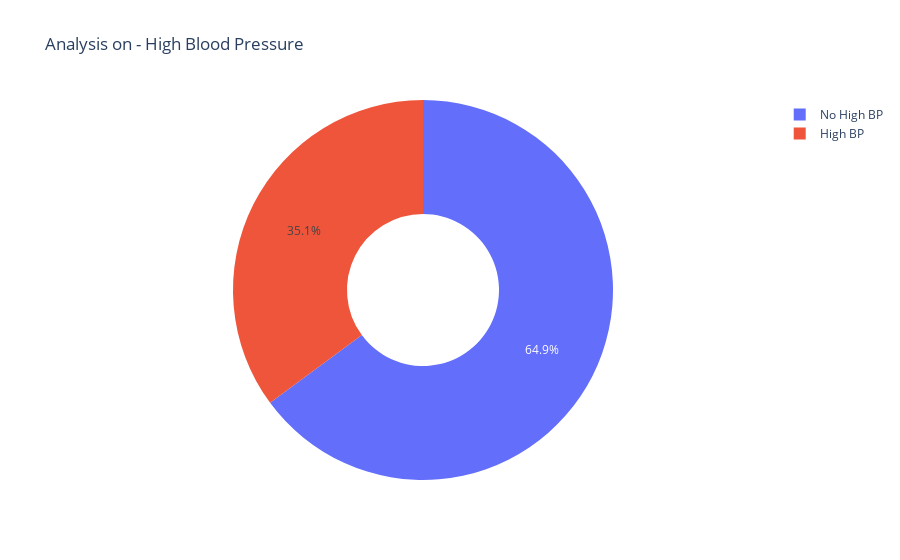

Here is the notebook cell this chart was saved with:
### Code cell
hbp_yes = heart_data[heart_data['high_blood_pressure']==1]
hbp_no = heart_data[heart_data['high_blood_pressure']==0]

labels = ["No High BP","High BP"]
values = [len(hbp_no), len(hbp_yes)]

fig = go.Figure(data=[go.Pie(labels=labels, values=values, hole=.4)])
fig.update_layout(
    title_text="Analysis on - High Blood Pressure")
fig.show()

### Figure 1 — Plotly figure (JSON) as saved in the notebook; plotly's stock layout.template omitted (floating-point values rounded to 4 significant figures)
{"data": [{"hole": 0.4, "labels": ["No High BP", "High BP"], "type": "pie", "values": [194, 105]}], "layout": {"title": {"text": "Analysis on - High Blood Pressure"}}}
